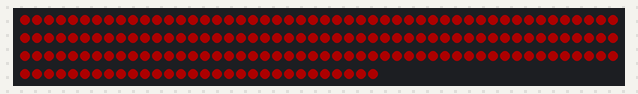
Bench run of a sketch on a simulated ESP32. Parts: 180 RGB LEDs in strip order, left to right, continuing on the next row. Dim RGB values are drawn brighter than linear.

Above: at 0.1 s.

The sketch:

neopixel.ino
```cpp
#include <Adafruit_NeoPixel.h>

// 레벨 시프터를 거쳐서 연결된 ESP32의 GPIO 핀 번호
#define LED_PIN   3

// 스트립에 연결된 LED의 총 개수
#define LED_COUNT 180

// Adafruit_NeoPixel 객체를 생성합니다.
// 파라미터: (LED 개수, 핀 번호, 픽셀 타입 및 속도)
Adafruit_NeoPixel strip(LED_COUNT, LED_PIN, NEO_GRB + NEO_KHZ800);

void setup() {
  strip.begin();           // NeoPixel 라이브러리 초기화
  strip.show();            // 모든 픽셀을 'off' 상태로 초기화
  strip.setBrightness(50); // 밝기 설정 (0-255), 너무 밝으면 전력 소모가 크니 주의
}

void loop() {
  // 첫 번째 픽셀을 빨간색으로 켭니다.
  for(int i=0;i<strip.numPixels();i++){
    strip.setPixelColor(i, strip.Color(255, 0, 0));
    } // R, G, B
    strip.show();
   // 변경된 색상 정보를 스트립에 전송
  delay(500);

  // 첫 번째 픽셀을 끕니다.
  for(int i=0;i<strip.numPixels();i++){
  strip.setPixelColor(i, strip.Color(0, 0, 0));strip.show();}
  delay(500);
}
```
